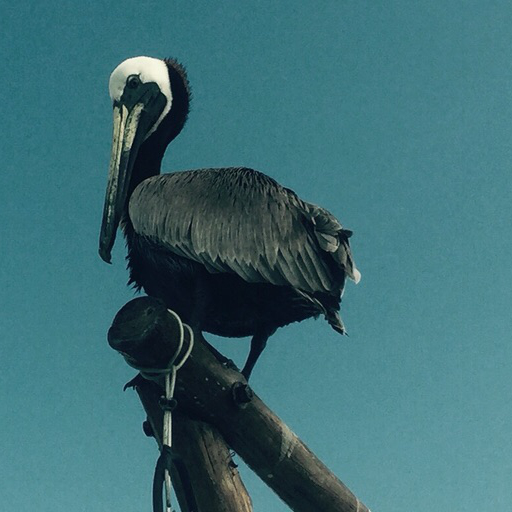
#> input picture img/pelican99.jpg, 512 x 512 px, found by its file name
$ jupyter execute zero.ipynb
#> lines starting #> are read from the running program, lines starting #| are printed output that depends on the picture
[cell 1]
import numpy as np
import platform
import tempfile
import os
import matplotlib.pyplot as plt
from scipy import ndimage as ndi
from skimage import io, color
from scipy.fftpack import dct

[cell 2]
im=io.imread('pelican99.jpg')
#> im is the input picture: shape (512, 512, 3); mean R, G, B 60.6, 109.3, 116.5
im = color.rgb2ycbcr(im)
#> im: shape (512, 512, 3) float64; mean of channels 0, 1, 2 98.1, 138.4, 106.1

[cell 3]
def votesforeachpixel(im) :
    shape = im.shape
    X = shape[0]
    Y = shape[1]
    zeros = np.zeros((X,Y))
    votes = np.zeros((X,Y))
    for x in range(X-7) :
        for y in range(Y-7) :
            block = im[x:x+8,y:y+8,0]
            constantx = False
            constanty = False

            #on regarde si le block est constant selon x ou y
            for xx in range(7) :
                for yy in range(7) :
                    if block[xx,yy] == block [xx,0] :
                        constanty = True

                    if block[xx,yy] == block [0,yy] :
                        constantx = True

            dctblock = dct(dct(block, axis=0, norm='ortho'), axis=1, norm='ortho')
            nbzeros = 0

            for i in range(8) :
                for j in range(8) :
                    if abs(dctblock[i,j])<0.5 :
                        nbzeros+=1
            for xx in range(8) :
                for yy in range(8) :
                    if nbzeros>zeros[x+xx,y+yy] :
                        zeros[x+xx,y+yy] = nbzeros
                        if not (constantx or constanty) :
                            votes[x+xx,y+yy]= (x%8,y%8)
    return votes

[cell 4]
def detectgrid (im) :
    shape = im.shape
    X = shape[0]
    Y = shape[1]
    votes = votesforeachpixel(im)
    gridvotes = np.zeros((8,8))
    maxvote =0
    mostvotedgrid = 0
    for x in range(X) :
        for y in range(Y) :
            if votes[x,y] != 0 :
                gridvotes[votes[x,y]]+=1
                if gridvotes[votes[x,y]]> maxvote :
                    maxvote = gridvotes[votes[x,y]]
                    mostvotedgrid = votes[x,y]
    # il reste à coder le calcul du nfa
    return mostvotedgrid, maxvote

[cell 5]
print(detectgrid(im))
#> after the loop in votesforeachpixel, `for x in range(X-7) :`: votes: shape (512, 512) float64; every value is 0
#> after the loop in votesforeachpixel, `for x in range(X-7) :`:
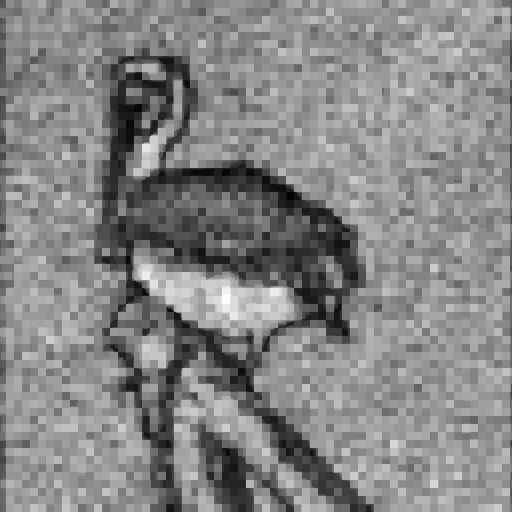
#> zeros: shape (512, 512) float64; min 5, max 63, mean 35.4; drawn with min black and max white
#> after the loop in detectgrid, `for x in range(X) :`: maxvote = 0
#| (0, 0)
